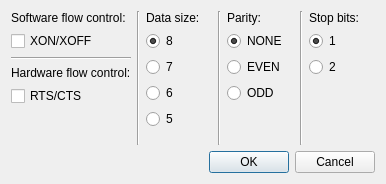
<?xml version="1.0" encoding="UTF-8"?>
<ui version="4.0">
 <class>SerialSetupDialog</class>
 <widget class="QDialog" name="SerialSetupDialog">
  <property name="geometry">
   <rect>
    <x>0</x>
    <y>0</y>
    <width>386</width>
    <height>184</height>
   </rect>
  </property>
  <property name="sizePolicy">
   <sizepolicy hsizetype="Minimum" vsizetype="Minimum">
    <horstretch>0</horstretch>
    <verstretch>0</verstretch>
   </sizepolicy>
  </property>
  <property name="windowTitle">
   <string>Serial Setup Dialog</string>
  </property>
  <property name="windowIcon">
   <iconset resource="icons.qrc">
    <normaloff>:/images/src/serial_tool/gui/images/SerialTool.png</normaloff>:/images/src/serial_tool/gui/images/SerialTool.png</iconset>
  </property>
  <layout class="QVBoxLayout" name="verticalLayout">
   <item>
    <layout class="QGridLayout" name="gridLayout">
     <item row="0" column="2">
      <layout class="QVBoxLayout" name="bytesize">
       <item>
        <widget class="QLabel" name="label">
         <property name="text">
          <string>Data size:</string>
         </property>
        </widget>
       </item>
       <item>
        <widget class="QRadioButton" name="RB_dataSize_eight">
         <property name="text">
          <string>8</string>
         </property>
         <property name="checked">
          <bool>true</bool>
         </property>
         <attribute name="buttonGroup">
          <string notr="true">RB_dataSizeGroup</string>
         </attribute>
        </widget>
       </item>
       <item>
        <widget class="QRadioButton" name="RB_dataSize_seven">
         <property name="text">
          <string>7</string>
         </property>
         <attribute name="buttonGroup">
          <string notr="true">RB_dataSizeGroup</string>
         </attribute>
        </widget>
       </item>
       <item>
        <widget class="QRadioButton" name="RB_dataSize_six">
         <property name="text">
          <string>6</string>
         </property>
         <attribute name="buttonGroup">
          <string notr="true">RB_dataSizeGroup</string>
         </attribute>
        </widget>
       </item>
       <item>
        <widget class="QRadioButton" name="RB_dataSize_five">
         <property name="text">
          <string>5</string>
         </property>
         <attribute name="buttonGroup">
          <string notr="true">RB_dataSizeGroup</string>
         </attribute>
        </widget>
       </item>
       <item>
        <spacer name="verticalSpacer_2">
         <property name="orientation">
          <enum>Qt::Vertical</enum>
         </property>
         <property name="sizeHint" stdset="0">
          <size>
           <width>0</width>
           <height>0</height>
          </size>
         </property>
        </spacer>
       </item>
      </layout>
     </item>
     <item row="0" column="4">
      <layout class="QVBoxLayout" name="parity">
       <item>
        <widget class="QLabel" name="label_2">
         <property name="text">
          <string>Parity:</string>
         </property>
        </widget>
       </item>
       <item>
        <widget class="QRadioButton" name="RB_parity_none">
         <property name="text">
          <string>NONE</string>
         </property>
         <property name="checked">
          <bool>true</bool>
         </property>
         <attribute name="buttonGroup">
          <string notr="true">RB_parityGroup</string>
         </attribute>
        </widget>
       </item>
       <item>
        <widget class="QRadioButton" name="RB_parity_even">
         <property name="text">
          <string>EVEN</string>
         </property>
         <attribute name="buttonGroup">
          <string notr="true">RB_parityGroup</string>
         </attribute>
        </widget>
       </item>
       <item>
        <widget class="QRadioButton" name="RB_parity_odd">
         <property name="text">
          <string>ODD</string>
         </property>
         <attribute name="buttonGroup">
          <string notr="true">RB_parityGroup</string>
         </attribute>
        </widget>
       </item>
       <item>
        <spacer name="verticalSpacer_4">
         <property name="orientation">
          <enum>Qt::Vertical</enum>
         </property>
         <property name="sizeHint" stdset="0">
          <size>
           <width>20</width>
           <height>0</height>
          </size>
         </property>
        </spacer>
       </item>
      </layout>
     </item>
     <item row="0" column="6">
      <layout class="QVBoxLayout" name="stop_bits">
       <item>
        <widget class="QLabel" name="label_3">
         <property name="text">
          <string>Stop bits:</string>
         </property>
        </widget>
       </item>
       <item>
        <widget class="QRadioButton" name="RB_stopBits_one">
         <property name="text">
          <string>1</string>
         </property>
         <property name="checked">
          <bool>true</bool>
         </property>
         <attribute name="buttonGroup">
          <string notr="true">RB_stopBitsGroup</string>
         </attribute>
        </widget>
       </item>
       <item>
        <widget class="QRadioButton" name="RB_stopBits_two">
         <property name="text">
          <string>2</string>
         </property>
         <attribute name="buttonGroup">
          <string notr="true">RB_stopBitsGroup</string>
         </attribute>
        </widget>
       </item>
       <item>
        <spacer name="verticalSpacer_5">
         <property name="orientation">
          <enum>Qt::Vertical</enum>
         </property>
         <property name="sizeHint" stdset="0">
          <size>
           <width>20</width>
           <height>0</height>
          </size>
         </property>
        </spacer>
       </item>
      </layout>
     </item>
     <item row="0" column="0">
      <layout class="QVBoxLayout" name="flow_control">
       <item>
        <widget class="QLabel" name="label_4">
         <property name="text">
          <string>Software flow control:</string>
         </property>
        </widget>
       </item>
       <item>
        <widget class="QCheckBox" name="CB_swFlowCtrl">
         <property name="text">
          <string>XON/XOFF</string>
         </property>
        </widget>
       </item>
       <item>
        <widget class="Line" name="line_2">
         <property name="orientation">
          <enum>Qt::Horizontal</enum>
         </property>
        </widget>
       </item>
       <item>
        <widget class="QLabel" name="label_5">
         <property name="text">
          <string>Hardware flow control:</string>
         </property>
        </widget>
       </item>
       <item>
        <widget class="QCheckBox" name="CB_hwFlowCtrl">
         <property name="text">
          <string>RTS/CTS</string>
         </property>
        </widget>
       </item>
       <item>
        <spacer name="verticalSpacer">
         <property name="orientation">
          <enum>Qt::Vertical</enum>
         </property>
         <property name="sizeHint" stdset="0">
          <size>
           <width>20</width>
           <height>0</height>
          </size>
         </property>
        </spacer>
       </item>
      </layout>
     </item>
     <item row="0" column="3">
      <widget class="Line" name="line_3">
       <property name="orientation">
        <enum>Qt::Vertical</enum>
       </property>
      </widget>
     </item>
     <item row="0" column="5">
      <widget class="Line" name="line_4">
       <property name="orientation">
        <enum>Qt::Vertical</enum>
       </property>
      </widget>
     </item>
     <item row="0" column="1">
      <widget class="Line" name="line">
       <property name="orientation">
        <enum>Qt::Vertical</enum>
       </property>
      </widget>
     </item>
    </layout>
   </item>
   <item>
    <layout class="QHBoxLayout" name="horizontalLayout">
     <item>
      <spacer name="horizontalSpacer">
       <property name="orientation">
        <enum>Qt::Horizontal</enum>
       </property>
       <property name="sizeHint" stdset="0">
        <size>
         <width>40</width>
         <height>20</height>
        </size>
       </property>
      </spacer>
     </item>
     <item>
      <widget class="QPushButton" name="PB_OK">
       <property name="text">
        <string>OK</string>
       </property>
      </widget>
     </item>
     <item>
      <widget class="QPushButton" name="PB_cancel">
       <property name="text">
        <string>Cancel</string>
       </property>
      </widget>
     </item>
    </layout>
   </item>
  </layout>
 </widget>
 <resources>
  <include location="icons.qrc"/>
 </resources>
 <connections/>
 <buttongroups>
  <buttongroup name="RB_stopBitsGroup"/>
  <buttongroup name="RB_dataSizeGroup"/>
  <buttongroup name="RB_parityGroup"/>
 </buttongroups>
</ui>
